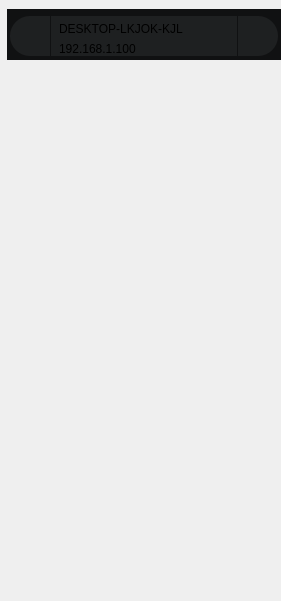
               <widget class="QWidget" name="scan_widget">
                <property name="geometry">
                 <rect>
                  <x>0</x>
                  <y>0</y>
                  <width>281</width>
                  <height>601</height>
                 </rect>
                </property>
                <widget class="QWidget" name="socket_info" native="true">
                 <property name="geometry">
                  <rect>
                   <x>7</x>
                   <y>9</y>
                   <width>281</width>
                   <height>51</height>
                  </rect>
                 </property>
                 <property name="styleSheet">
                  <string notr="true">#socket_info{background-color:rgb(16, 17, 18);
}

#device_icon{
	background-color:rgb(30, 32, 33);
	background-image: url(:/cils/cils/cil-screen-desktop.png);
	background-repeat:no-repeat;
	background-position:center;
	border-top-left-radius:20px;
	border-bottom-left-radius:20px;
}

#socket_name, #socket_adress{
	padding-left:5px;
	background-color:rgb(30, 32, 33);}

#socket_name{
	}
	
#add_to_contact_btn{
	background-color:rgb(30, 32, 33);
	background-repeat:no-repeat;
	background-position:center;
	border-top-right-radius:20px;
	border-bottom-right-radius:20px;}

#add_to_contact_btn:hover{
	background-color:rgb(56, 57, 58);}

#add_to_contact_btn:pressed{
	background-color:rgb(27, 28, 29);}</string>
                 </property>
                 <widget class="QLabel" name="device_icon">
                  <property name="geometry">
                   <rect>
                    <x>3</x>
                    <y>7</y>
                    <width>40</width>
                    <height>40</height>
                   </rect>
                  </property>
                  <property name="styleSheet">
                   <string notr="true"/>
                  </property>
                  <property name="text">
                   <string/>
                  </property>
                  <property name="pixmap">
                   <pixmap>:/image/1.png</pixmap>
                  </property>
                  <property name="scaledContents">
                   <bool>true</bool>
                  </property>
                 </widget>
                 <widget class="QLabel" name="socket_adress">
                  <property name="geometry">
                   <rect>
                    <x>44</x>
                    <y>32</y>
                    <width>186</width>
                    <height>15</height>
                   </rect>
                  </property>
                  <property name="styleSheet">
                   <string notr="true"/>
                  </property>
                  <property name="text">
                   <string>192.168.1.100</string>
                  </property>
                  <property name="alignment">
                   <set>Qt::AlignLeading|Qt::AlignLeft|Qt::AlignVCenter</set>
                  </property>
                 </widget>
                 <widget class="QLabel" name="socket_name">
                  <property name="geometry">
                   <rect>
                    <x>44</x>
                    <y>7</y>
                    <width>186</width>
                    <height>25</height>
                   </rect>
                  </property>
                  <property name="styleSheet">
                   <string notr="true"/>
                  </property>
                  <property name="text">
                   <string>DESKTOP-LKJOK-KJL</string>
                  </property>
                 </widget>
                 <widget class="QPushButton" name="add_to_contact_btn">
                  <property name="geometry">
                   <rect>
                    <x>231</x>
                    <y>7</y>
                    <width>40</width>
                    <height>40</height>
                   </rect>
                  </property>
                  <property name="styleSheet">
                   <string notr="true">background-image: url(:/cils/cils/cil-user-follow.png);
</string>
                  </property>
                  <property name="text">
                   <string/>
                  </property>
                 </widget>
                 <zorder>socket_name</zorder>
                 <zorder>socket_adress</zorder>
                 <zorder>add_to_contact_btn</zorder>
                 <zorder>device_icon</zorder>
                </widget>
               </widget>
